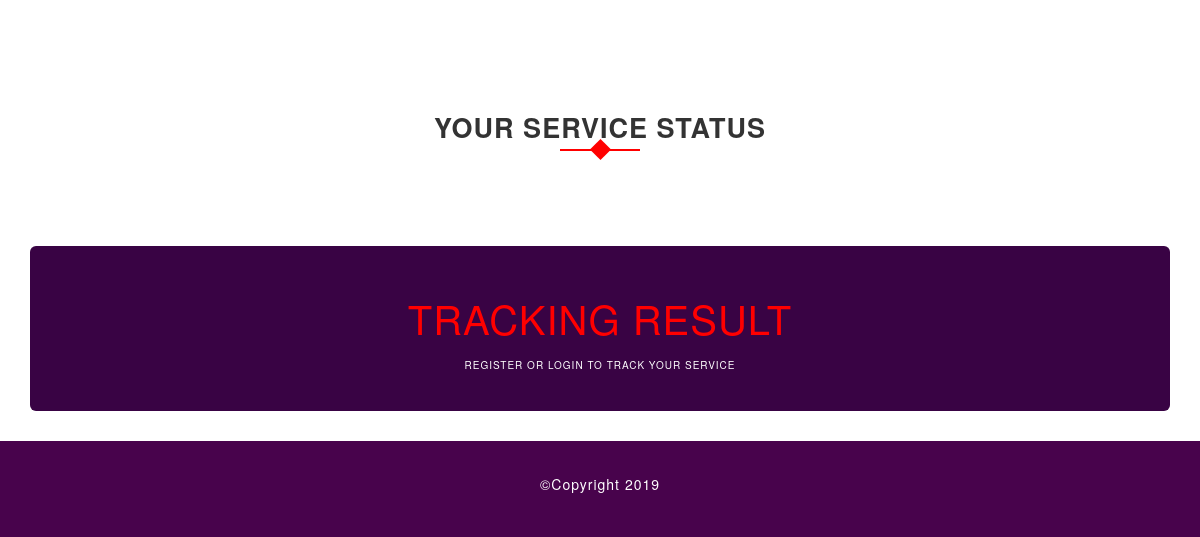
/ (lower part), run on an earlier commit of the app's database.
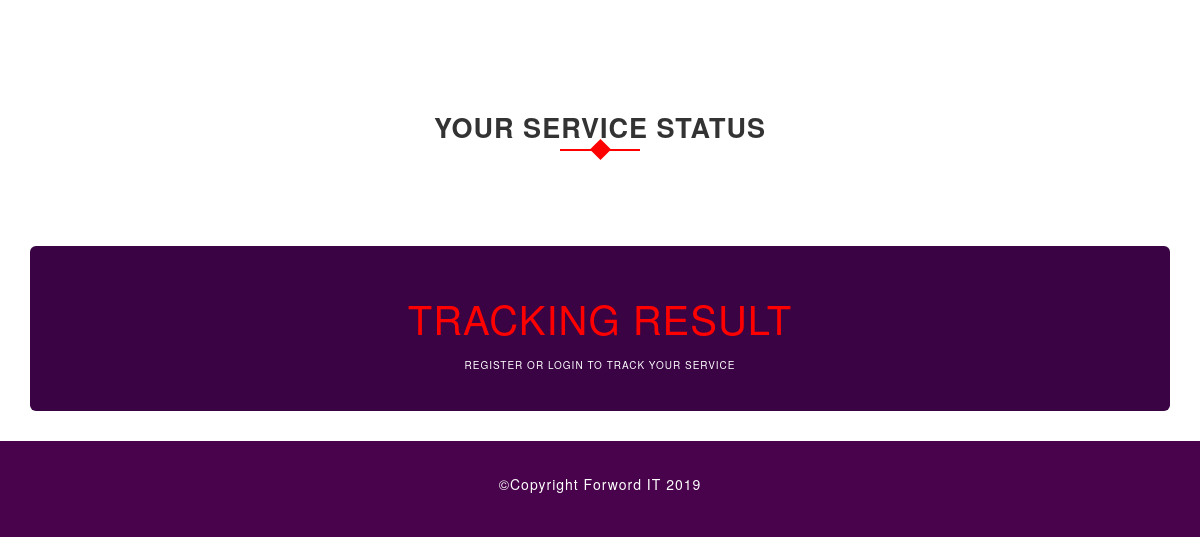
And on a later commit of the database.
### core/models.py (models this page shows, shortened)
class FooterText(models.Model):
    name = models.CharField(max_length=100, verbose_name="Add Footer Text")

### core/views.py (the view)
# urls.py: path('', HomeTemplateView.as_view()),
class HomeTemplateView(TemplateView):
    template_name = 'home.html'
    def get_context_data(self, **kwargs):
        context = super().get_context_data(**kwargs)  # first, call super get context data
        context['about'] = About.objects.first()
        context['services'] = reversed(Service.objects.all())
        context['works'] = RecentWork.objects.all()
        context['clients'] = Client.objects.all()
        context['contact'] = Contact.objects.first()
        context['contactT'] = contactTitle.objects.first()
        context['aboutT'] = aboutTitle.objects.first()
        context['clientsT'] = testimonialTitle.objects.first()
        context['servicesT'] = serviceTitle.objects.first()
        context['portfolioT'] = portfolioTitle.objects.first()
        context['addressT'] = adressTitle.objects.first()
        context['footer'] = FooterText.objects.first()
        context['slideimage'] = SlideImage.objects.first()
        return context

### core/models.py (called while the page is built)
    def area_as_list(self):
        return self.area.split(',')

### templates/home.html (shortened to what this page needs)
{% extends 'base.html' %}
{% block content %}
<link href="//maxcdn.bootstrapcdn.com/bootstrap/3.3.0/css/bootstrap.min.css" rel="stylesheet" id="bootstrap-css">
 <link href = "https://cdnjs.cloudflare.com/ajax/libs/animate.css/3.5.2/animate.css" rel="stylesheet" type="text/css"/>
        {% load static %}
        {% load static %}
        {% load static %}
    <div id="contact" class="contact-area section-padding">
    </div>
<div class="row">
                <div class="col-md-12">
                    <div class="section-header text-center">
                        <h2> Your Service Status </h2>
                    </div>
                </div>
            </div>
<div class="container">
  <div class="jumbotron" id="status">
    <h1 style="font-size: 40px; color: red;">Tracking Result</h1>
    {% if user.is_authenticated %}
      <h2 style="font-size: 20px; color: white;">Client: {{ user.username }}</h2>
         <h2 style="font-size: 12px; color: white; text-transform: lowercase;">Email: {{ user.email }}</h2>
         <h2 style="font-size: 15px; color: white;">Service Ordered: {{ request.user.userprofileinfo.job }}</h2>
         <h2 style="font-size: 15px; color: white;">Date of Order: {{ request.user.userprofileinfo.o_date }}</h2>
         <h2 style="font-size: 15px; color: white;">Estimated Completion Date: {{ request.user.userprofileinfo.d_date }}</h2>
         <h2 style="font-size: 17px; color: #7dff1a; font-weight: bold;">Current Status: {{ request.user.userprofileinfo.status }}</h2>
         <p style="color: white; font-size: 12px;"> For any kind of project related queries, Please Contact us at {{ contact.description }} </p>
      {% else %}
        <h2 style="font-size: 10px; color: white;" >Register or Login to Track Your Service</h2>
    {% endif %}
  </div>
</div>
{% endblock %}

### templates/base.html (shortened to what this page needs)
<!doctype html>
<html lang="en">
<head>
    {% include 'includes/stylesheets.html' %}
</head>
<body>
        {% load static %}
{% block content %}{% endblock %}
<div class="footer-area">
    <div class="container">
        <div class="row">
            <div class="col-xs-12 col-sm-12 col-md-12 col-lg-12 text-center">
                <p>&copy;{{ footer.name }}</p>
            </div>
        </div>
    </div>
</div>
</body>
</html>

### templates/includes/stylesheets.html (shortened to what this page needs)
{% load static %}
<link rel="stylesheet" href="{% static 'css/bootstrap.min.css' %}">
<link rel="stylesheet" href="{% static 'css/font-awesome.min.css' %}">
<link rel="stylesheet" href="{% static 'css/animate.css' %}">
<link rel="stylesheet" href="{% static 'css/owl.carousel.css' %}">
<link rel="stylesheet" href="{% static 'css/owl.theme.default.css' %}">
<link rel="stylesheet" href="{% static 'css/magnific-popup.css' %}">
<link rel="stylesheet" href="{% static 'css/line-icons.min.css' %}">
<link rel="stylesheet" href="{% static 'css/style.css' %}">
<link rel="stylesheet" href="{% static 'css/responsive.css' %}">

### templates/includes/scripts.html (shortened to what this page needs)
{% load static %}

### static/css/style.css (style rules this page uses)
body { width: 100%; height: 100%; line-height: 24px; font-size: 13px; font-family: 'Poppins', sans-serif; font-weight: normal; letter-spacing: 1px; }
html { width: 100%; height: 100%; }
p { line-height: 26px; font-size: 14px; font-weight: 400; color: #666; }
h1, h2, h3, h4, h5, h6 { font-weight: 700; margin-top: 0; margin-bottom: 10px; color: #333333; text-transform: uppercase; }
.section-padding { padding: 90px 0; }
.section-header { margin-bottom: 100px; text-align: center; }
.section-header h2 { font-size: 27px; line-height: 37px; margin-bottom: 20px; padding-top: 1px; font-weight: 600; color: #333333; }
.section-header h2::before { position: absolute; content: ""; height: 2px; width: 80px; left: 50%; top: 60px; text-align: center; z-index: -1; background: #FF0000; margin-left: -40px; }
.section-header h2::after { position: absolute; content: ""; height: 15px; width: 15px; left: 50%; top: 53px; text-align: center; z-index: -1; background: #FF0000; margin-left: -7px; -webkit-transform: rotate(45deg); transform: rotate(45deg); }
.footer-area { background: #232323; padding: 30px 0; }
.footer-area p { color: #ffffff; }

### templates/home.html (style rules this page uses)
.section-header h2 { font-size: 27px; line-height: 37px; margin-bottom: 20px; padding-top: 0px; font-weight: 600; color: #333333; }
body { font-family: "Helvetica Neue",Helvetica,Arial,sans-serif; font-size: 14px; line-height: 1.42857143; color: #000000; background-color: #fff; }
.jumbotron { padding: 30px 15px; margin-bottom: 30px; color: inherit; background-color: #390344;; text-align: center; }

### templates/base.html (style rules this page uses)
.footer-area { background: #48034c; padding: 30px 0; }

What changed in the data, as far as the page shows it:
changed FooterText: name "Copyright 2019" → "Copyright Forword IT 2019"
